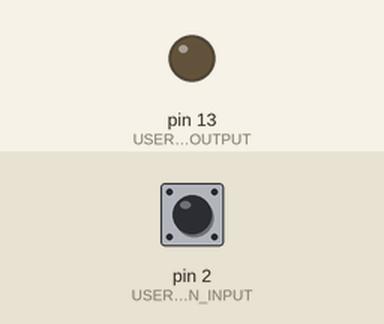
Recording of a sketch running on a simulated Arduino Uno, built with avr-gcc and run on an emulated ATmega328P. Parts: output pins drawn as LEDs (lit = HIGH). The inputs (shaded band) are chosen by the test bench; at power-on: pin 2 (USER_BUTTON_INPUT) HIGH.

Above: at 1.2 s.
1.3 s: pin 2 (USER_BUTTON_INPUT) pulled LOW for 0.15 s
At 3.1 s:
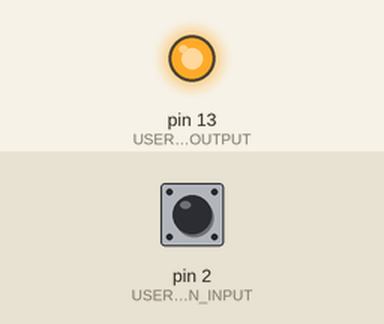
3.4 s: pin 2 (USER_BUTTON_INPUT) pulled LOW for 1 s
At 5.5 s:
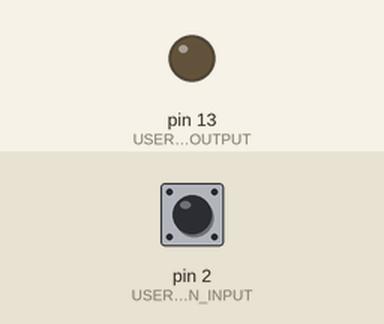
6.4 s: pin 2 (USER_BUTTON_INPUT) pulled LOW for 3.2 s
At 10.6 s:
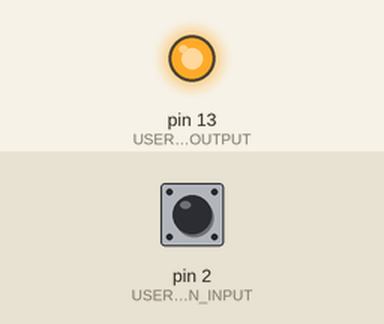
Timing chart, 0 to 12.1 s (numbered marks = the images above; inputs shaded):
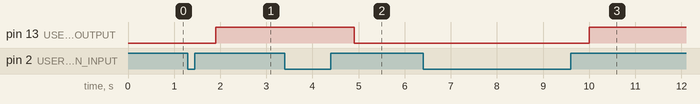

The sketch:

class6_FSM_INTRO.ino
```cpp
//DEFINE ALL TIMERS AS UNSIGNED VARIABLES
unsigned long timer1 = 0; // timer1 increments every 100ms = 0.1s
const int USER_LED_OUTPUT = 13;
const int USER_BUTTON_INPUT = 2;
void setup()
{ // initialize the digital pin as an output.
	pinMode(USER_LED_OUTPUT, OUTPUT);
	pinMode(USER_BUTTON_INPUT, INPUT);
	Serial.begin(9600);
}
void loop()
{	//run loop forever
	static int state;
	static bool allow_change_of_state;
	timers();


	if(digitalRead(USER_BUTTON_INPUT) == 0)
	{
		allow_change_of_state = 1;
	}

	if(state == 0)
	{	if((allow_change_of_state == 1)         &&
		   (digitalRead(USER_BUTTON_INPUT) == 1)   )
		{	if(timer1 >= 5)
			{
				state = 1;
				allow_change_of_state = 0;
			}
		}
		else
			timer1 = 0;
	}
	else if(state == 1)
	{	if((allow_change_of_state == 1) &&
		   (digitalRead(USER_BUTTON_INPUT) == 1))
		{	if(timer1 > 5)
			{
				state = 0;
				allow_change_of_state = 0;
			}
		}
		else
			timer1 = 0;
	}

	//execute commands based on state
	if (state == 1)
		digitalWrite(USER_LED_OUTPUT, HIGH);
	else if (state == 0)
		digitalWrite(USER_LED_OUTPUT, LOW);

}
void timers(void)
{
	static unsigned long millis_old = 0;// track the # ms the mcu has been running
	unsigned interval = 100; 	// meaning every 100ms

    if(millis() >= millis_old + interval)
	{//it falls into this section once every 100s
		millis_old = millis_old + interval;
		timer1++;
	}
	if(millis_old > millis())
	{ //if you run for a very long time, correct overflow
		millis_old = millis();
	}
}
```

Measured:
- after the input at 1.3 s, pin 13 (USER_LED_OUTPUT): LOW → HIGH after 0.60 s
- after the input at 3.4 s, pin 13 (USER_LED_OUTPUT): HIGH → LOW after 1.5 s
- after the input at 6.4 s, pin 13 (USER_LED_OUTPUT): LOW → HIGH after 3.6 s
